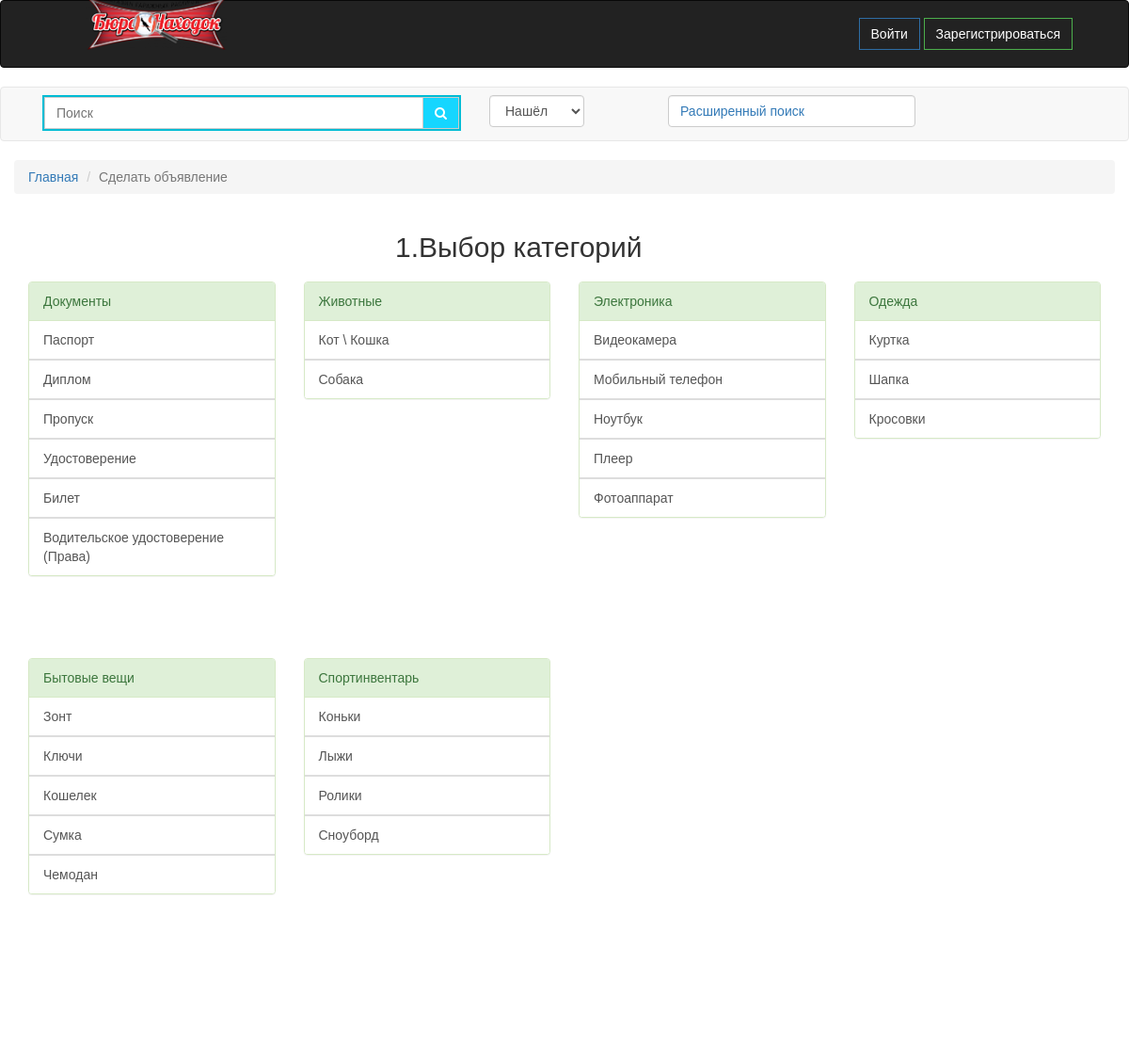
Screenshot of /ad.php with the database file from the repository.
### tables this page shows
CREATE TABLE IF NOT EXISTS `categories` (
  `id` int(11) NOT NULL AUTO_INCREMENT,
  `name` varchar(250) NOT NULL,
  `found` varchar(250) NOT NULL,
  PRIMARY KEY (`id`)
);

CREATE TABLE IF NOT EXISTS `subcategory` (
  `id` int(11) NOT NULL AUTO_INCREMENT,
  `name` varchar(250) NOT NULL,
  `id_category` int(11) NOT NULL,
  PRIMARY KEY (`id`)
);

### ad.php (the view, shortened to what this page needs)
<?php
$connection = mysqli_connect("localhost", "root", "", "buronahodok");
mysqli_set_charset($connection,'utf8');
?>
<!DOCTYPE html>
<html>
<head>
  <link  href="css/bootstrap.css" rel="stylesheet">
  <link rel="stylesheet" type="text/css" href="css/style.css">
  <link rel="stylesheet" type="text/css" href="css/font-awesome.min.css">
  <link rel="stylesheet" href="css/animate.css">
</head>
<body>
  <header class="header">
  <nav class="navbar navbar-inverse">
    <div class="container">
    <div class="navbar-header">
      <span class="logo"><img src="img/logo.png"></span>
    </div>
        <div class="collapse navbar-collapse"
         id="bs-example-navbar-collapse-1">
    <div class="navbar-form navbar-right">
    <?php
      if(isset($_SESSION['login'])) {
    ?>
      <div class="user"><? echo $_SESSION['login'] ?></div>
      <a href="#" class="btn btn-primary border" onclick="exit()" id="ex">Выйти</a>
    <?
    }
    else {
      ?>
        <a href="sign_in.php" class="btn btn-primary border" id="login">Войти</a>
      <a href="chek_in.php" class="btn btn-success border" id="reg">Зарегистрироваться</a>
    <?
    }
    ?>
    </div>
</div>
  </div>
  </nav>
</header>
<section class="section1">
  <nav class="navbar navbar-default">
    <div class="container">
      <div class="row">
      <form class="navbar-form" action="search.php" method="POST">
          <div class="col-md-5 col-sm-5 col-xs-6 bot">
            <div class="group">
              <input type="text" class="search" placeholder="Поиск" name="search">
              <span class="input-group-btn">
                <button class="btn btn-default" type="submit" name="seke"><i class="fa fa-search"></i></button>
              </span>
            </div>
          </div>
          <div class="col-md-2 col-sm-2 col-xs-6 bot">
            <select  class="form-control" name="aa">
              <option value=1>Нашёл</option>
            </select>
          </div>
              </form>
          <div class="col-md-3 col-sm-4 col-xs-12 bot">
            <div class="form-control"><a data-toggle="collapse" href="#collapseTwo">Расширенный поиск</a></div>
          </div>
      </div>
    </div>
  </nav>
</section>
<div class="container">
  <div class="row">
    <ol class="breadcrumb">
      <li><a href="index.php">Главная</a></li>
      <li class="active">Сделать объявление</li>
  </ol>
  </div>
</div>
<div class="container bot">
  <div class="row">
    <div class="col-md-4 col-sm-5 col-xs-6 col-md-offset-4 col-sm-offset-4 col-xs-offset-3"><h2>1.Выбор категорий</h2></div>
  </div>
</div>
<section>
	<div class="container">
		<div class="row">
      <div class="col-md-12 col-sm-12 col-xs-12">
        <div class="row">
<?php
    $result = mysqli_query($connection, "SELECT * FROM categories");
  while ($row =mysqli_fetch_row($result)) {
?>
      <div class="col-md-3 col-sm-3 col-xs-6 min">
        <div class="panel panel-success">
          <div class="panel-heading"><? echo $row[1]; ?></div>
<?
  $result1 = mysqli_query($connection, "SELECT * FROM subcategory WHERE id_category=".$row[0]);
  while ($row1 =mysqli_fetch_row($result1)) {
    ?>
          <ul class="list-group">
            <a href="ad2.php?id_categories=<? echo $row[0] ?> && id_subcategory=<? echo $row1[0] ?>" class="list-group-item"><? echo $row1[1]; ?></a>
          </ul>
<?
}
?>
        </div>
      </div>
<?
}
?>
    </div>
  </div>
		</div>
	</div>
</section>
</body>
</html>

### css/style.css (style rules this page uses)
* { box-sizing: border-box; }
body { height: 5000px; font-size: 14px; font-family: Arial, sans-serif; }
img { width: 100% }
.navbar-form { margin-right: 0; border: none; }
.bot { margin-bottom: 10px }
.logo { position: absolute; width: 150px; top: -5px; left: 90px; }
ul { list-style: none; padding: 0; margin: 0 }
.header .navbar-form a { color: #fff; }
.header .navbar-inverse { padding: 10px 0px; }
.group { border: 2px solid #00BCD4; display: inline-table; vertical-align: middle; }
.input-group-btn:last-child > .btn { background-color: #15d6ff; color: #fff; border-radius: 0; }
.search { display: block; width: 100%; height: 34px; padding: 6px 12px; font-size: 14px; line-height: 1.42857143; color: #555; background-color: #fff; background-image: none; border: 1px solid #ccc; }
.border { background-color: transparent; border-radius: 0; transition: 1s; }
.min { min-height: 400px }

### rows the page displays
categories: name "Документы"
subcategory: name "Паспорт"
subcategory: name "Диплом"
subcategory: name "Пропуск"
subcategory: name "Удостоверение"
subcategory: name "Билет"
subcategory: name "Водительское удостоверение (Права)"
categories: name "Животные"
subcategory: name "Кот \\ Кошка"
subcategory: name "Собака"
categories: name "Электроника"
subcategory: name "Видеокамера"
subcategory: name "Мобильный телефон"
subcategory: name "Ноутбук"
subcategory: name "Плеер"
subcategory: name "Фотоаппарат"
categories: name "Одежда"
subcategory: name "Куртка"
subcategory: name "Шапка"
subcategory: name "Кросовки"
categories: name "Бытовые вещи"
subcategory: name "Зонт"
subcategory: name "Ключи"
subcategory: name "Кошелек"
subcategory: name "Сумка"
subcategory: name "Чемодан"
categories: name "Спортинвентарь"
subcategory: name "Коньки"
subcategory: name "Лыжи"
subcategory: name "Ролики"
subcategory: name "Сноуборд"
